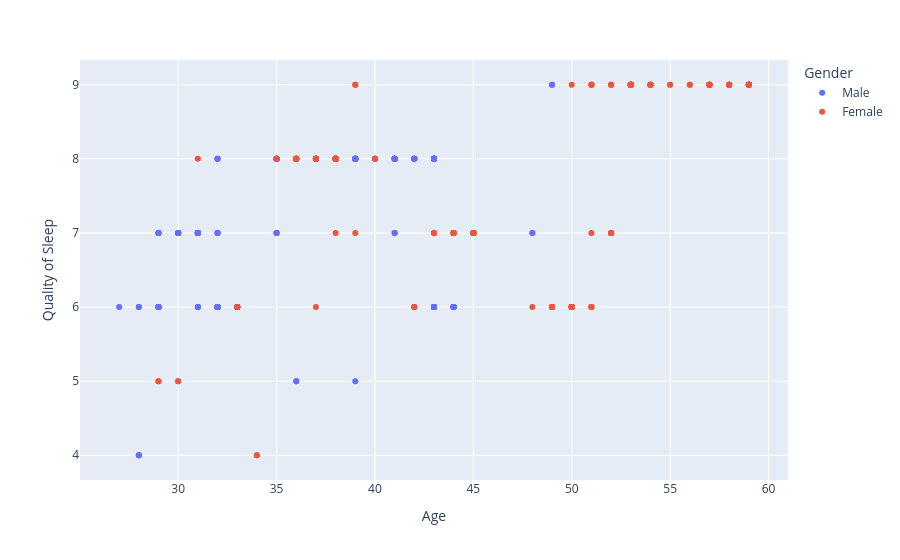

Notebook code for this chart:
### Markdown cell above
## 年齢について
年齢と睡眠の質の結果から、深堀りを行う。

### Code cell
import plotly.express as px

px.scatter(
    df,
    x="Age",
    y="Quality of Sleep",
    color="Gender"
)

# 若い人ほど睡眠の質が悪い（年齢が高いほど睡眠の質が高い）が、調査と矛盾している。
# 50代は女性のみとなっており、睡眠の質が高くなっている（50代について、運動時間や睡眠時間などを調べ、健康的かを調べるといいかも）

### Figure 1 — Plotly figure (JSON) as saved in the notebook; plotly's stock layout.template omitted (floating-point values rounded to 4 significant figures; data arrays with more than 128 entries replaced by an {"elided": "..."} marker saying what was removed)
{"data": [{"hovertemplate": "Gender=Male<br>Age=%{x}<br>Quality of Sleep=%{y}<extra></extra>", "legendgroup": "Male", "marker": {"color": "#636efa", "symbol": "circle"}, "mode": "markers", "name": "Male", "orientation": "v", "showlegend": true, "type": "scatter", "x": {"elided": "189 int values"}, "xaxis": "x", "y": {"elided": "189 int values"}, "yaxis": "y"}, {"hovertemplate": "Gender=Female<br>Age=%{x}<br>Quality of Sleep=%{y}<extra></extra>", "legendgroup": "Female", "marker": {"color": "#EF553B", "symbol": "circle"}, "mode": "markers", "name": "Female", "orientation": "v", "showlegend": true, "type": "scatter", "x": {"elided": "185 int values"}, "xaxis": "x", "y": {"elided": "185 int values"}, "yaxis": "y"}], "layout": {"legend": {"title": {"text": "Gender"}, "tracegroupgap": 0}, "margin": {"t": 60}, "xaxis": {"anchor": "y", "domain": [0, 1], "title": {"text": "Age"}}, "yaxis": {"anchor": "x", "domain": [0, 1], "title": {"text": "Quality of Sleep"}}}}
